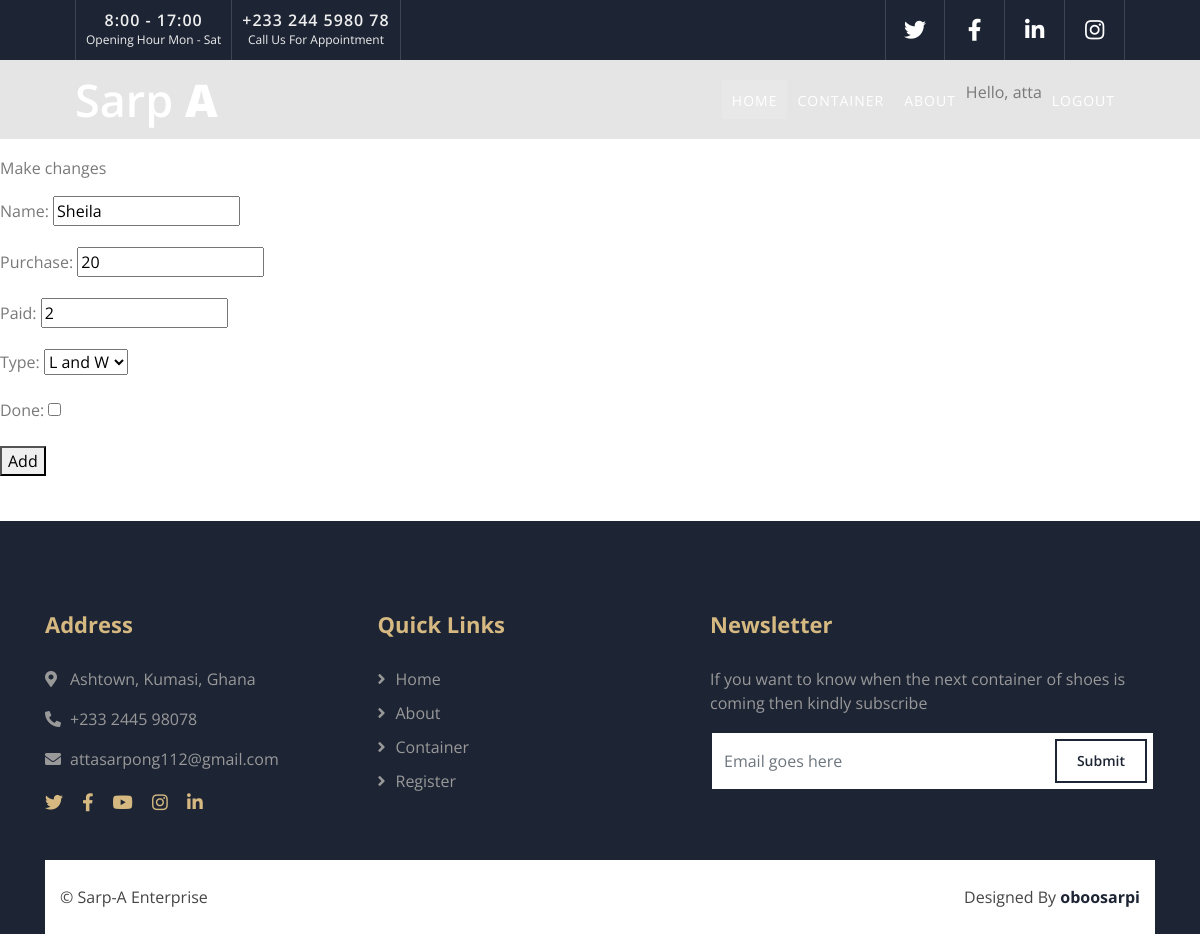
The page /edit_customer/Sheila/11 (signed in) on the database as committed earlier.
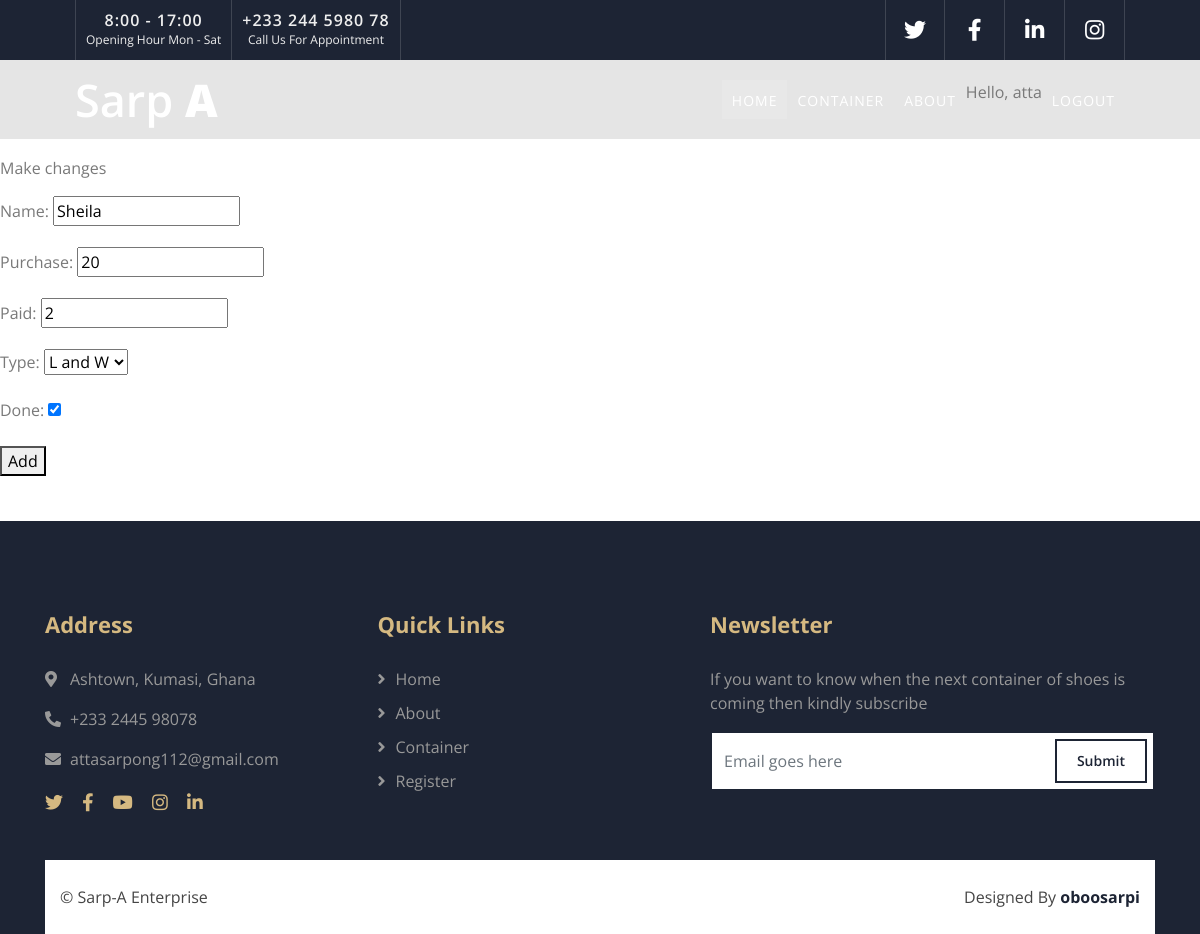
The same page on the database as committed later.
### attas/models.py (models this page shows, shortened)
class Customer(models.Model):
    TYPE = (
        ('Men', 'M'),
        ('Ladies', 'L'),
        ('Children', 'C'),
        ('Youth', 'Y'),
        ('Wasawa', 'W'),
        ('Ladies&Chidren', 'L and C'),
        ('Ladies&Wasawa', 'L and W'),
        ('Ladies&Men', 'L and M'),
        ('Youth&Wasawa', 'Y and W'),
        ('Children&Wasawa', 'C and W'),
        ('Children&Youth', 'C and Y'),
    )
    container = models.ForeignKey(Container, on_delete=models.CASCADE)
    name = models.CharField(max_length=200)
    purchase = models.IntegerField(default=0)
    paid = models.IntegerField(default=0)
    type = models.CharField(choices=TYPE, max_length=30)
    done = models.BooleanField(default=False) #make it choice to save time
    class Meta:
        ordering = ('name',)
        verbose_name_plural = 'customers'

### attas/views.py (the view)
# urls.py: path('edit_customer/<str:customer_name>/<int:customer_id>', views.edit_customer, name='edit_customer'),
@login_required
def edit_customer(request, customer_name,  customer_id):
    customer = Customer.objects.get(name=customer_name, id=customer_id)
    customer_container = customer.container
    if customer_container.owner != request.user:
        raise Http404
    if request.method != 'POST':
        form = CustomerForm(instance=customer)
    else:
        form = CustomerForm(instance=customer, data=request.POST)
        if form.is_valid():
            form.save()
            return redirect('attas:customer', container_slug=customer_container.slug)
    return render(request, 'edit_customer.html', {'customer': customer, 'customer_container': customer_container,
                                                  'form': form})

### attas/forms.py
class CustomerForm(forms.ModelForm):
    class Meta:
        model = Customer
        fields = ['name', 'purchase', 'paid', 'type', 'done']

### templates/edit_customer.html (shortened to what this page needs)
{% extends 'base.html' %}
{% load static %}
{% block content %}
<p>Make changes</p>
<form action="{% url 'attas:edit_customer' customer.name customer.id %}" method="post">
    {{form.as_p}}
    <button name="submit">Add</button>
</form>
{% endblock content %}

Rows that differ between the two databases and show on the page:
changed Customer "Sheila": done "☐" → "☑"
